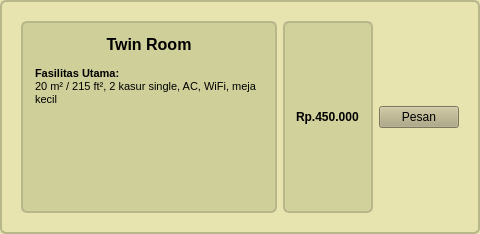
              <widget class="QFrame" name="roomFrame2_3">
               <property name="styleSheet">
                <string notr="true">
                QFrame { background-color: rgb(231,228,176); border: 2px solid rgb(184,182,139); border-radius: 6px; padding: 8px; }
                QLabel#roomTitle2 { font-weight: bold; font-size: 12pt; }
                QLabel#roomDesc2 { font-size: 9pt; }
              </string>
               </property>
               <layout class="QHBoxLayout" name="horizontalLayout_6">
                <item>
                 <layout class="QVBoxLayout" name="roomTextCol2_3"/>
                </item>
                <item>
                 <widget class="QTextEdit" name="textEdit_5">
                  <property name="styleSheet">
                   <string notr="true">background-color: rgb(207, 207, 154);</string>
                  </property>
                  <property name="html">
                   <string>&lt;!DOCTYPE HTML PUBLIC &quot;-//W3C//DTD HTML 4.0//EN&quot; &quot;http://www.w3.org/TR/REC-html40/strict.dtd&quot;&gt;
&lt;html&gt;&lt;head&gt;&lt;meta name=&quot;qrichtext&quot; content=&quot;1&quot; /&gt;&lt;meta charset=&quot;utf-8&quot; /&gt;&lt;style type=&quot;text/css&quot;&gt;
p, li { white-space: pre-wrap; }
hr { height: 1px; border-width: 0; }
li.unchecked::marker { content: &quot;\2610&quot;; }
li.checked::marker { content: &quot;\2612&quot;; }
&lt;/style&gt;&lt;/head&gt;&lt;body style=&quot; font-family:'Segoe UI'; font-size:9pt; font-weight:400; font-style:normal;&quot;&gt;
&lt;p align=&quot;center&quot; style=&quot; margin-top:0px; margin-bottom:0px; margin-left:0px; margin-right:0px; -qt-block-indent:0; text-indent:0px;&quot;&gt;&lt;span style=&quot; font-family:'MS Shell Dlg 2'; font-size:12pt; font-weight:600;&quot;&gt;Twin&lt;/span&gt;&lt;span style=&quot; font-family:'MS Shell Dlg 2'; font-size:12pt;&quot;&gt; &lt;/span&gt;&lt;span style=&quot; font-family:'MS Shell Dlg 2'; font-size:12pt; font-weight:600;&quot;&gt;Room&lt;/span&gt;&lt;/p&gt;
&lt;p style=&quot;-qt-paragraph-type:empty; margin-top:0px; margin-bottom:0px; margin-left:0px; margin-right:0px; -qt-block-indent:0; text-indent:0px; font-family:'MS Shell Dlg 2'; font-size:8pt;&quot;&gt;&lt;br /&gt;&lt;/p&gt;
&lt;p style=&quot; margin-top:0px; margin-bottom:0px; margin-left:0px; margin-right:0px; -qt-block-indent:0; text-indent:0px;&quot;&gt;&lt;span style=&quot; font-family:'MS Shell Dlg 2'; font-size:8pt; font-weight:600;&quot;&gt;Fasilitas Utama: &lt;/span&gt;&lt;/p&gt;
&lt;p style=&quot; margin-top:0px; margin-bottom:0px; margin-left:0px; margin-right:0px; -qt-block-indent:0; text-indent:0px;&quot;&gt;&lt;span style=&quot; font-family:'MS Shell Dlg 2'; font-size:8pt;&quot;&gt;20 m² / 215 ft², 2 kasur single, AC, WiFi, meja kecil&lt;/span&gt;&lt;/p&gt;
&lt;p style=&quot;-qt-paragraph-type:empty; margin-top:0px; margin-bottom:0px; margin-left:0px; margin-right:0px; -qt-block-indent:0; text-indent:0px; font-family:'MS Shell Dlg 2'; font-size:8pt;&quot;&gt;&lt;br /&gt;&lt;/p&gt;&lt;/body&gt;&lt;/html&gt;</string>
                  </property>
                 </widget>
                </item>
                <item>
                 <widget class="QLabel" name="label_22">
                  <property name="font">
                   <font>
                    <bold>true</bold>
                   </font>
                  </property>
                  <property name="styleSheet">
                   <string notr="true">background-color: rgb(209, 209, 156);</string>
                  </property>
                  <property name="text">
                   <string>Rp.450.000</string>
                  </property>
                 </widget>
                </item>
                <item>
                 <widget class="QPushButton" name="btnPrice2_3">
                  <property name="styleSheet">
                   <string notr="true"> color: rgb(0, 0, 0); background-color: rgb(174,167,126)
 </string>
                  </property>
                  <property name="text">
                   <string>Pesan</string>
                  </property>
                 </widget>
                </item>
               </layout>
              </widget>
